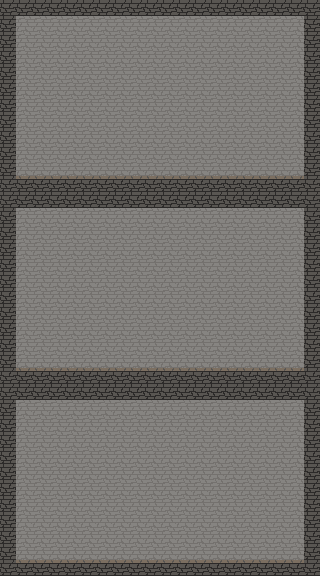

A 2D game scene composited from a Tiled map and its tileset images. What follows is a short description and the map's XML, with every tile layer's data as written:
An orthogonal 20x36 tile map with 16x16 px tiles, 2 tile layers (Background, Foreground) and 19 objects (16x Solid, ViewStart, Player, Music).

<map version="1.10" tiledversion="1.11.0" orientation="orthogonal" renderorder="right-down" width="20" height="36" tilewidth="16" tileheight="16" infinite="0" nextlayerid="4" nextobjectid="22">
 <tileset firstgid="1" source="../tileset.tsx" />
 <layer id="2" name="Background" width="20" height="36">
  <properties>
   <property name="zindex" type="int" value="0" />
  </properties>
  <data encoding="csv">
9,9,9,9,9,9,9,9,9,9,9,9,9,9,9,9,9,9,9,9,
9,9,9,9,9,9,9,9,9,9,9,9,9,9,9,9,9,9,9,9,
9,9,9,9,9,9,9,9,9,9,9,9,9,9,9,9,9,9,9,9,
9,9,9,9,9,9,9,9,9,9,9,9,9,9,9,9,9,9,9,9,
9,9,9,9,9,9,9,9,9,9,9,9,9,9,9,9,9,9,9,9,
9,9,9,9,9,9,9,9,9,9,9,9,9,9,9,9,9,9,9,9,
9,9,9,9,9,9,9,9,9,9,9,9,9,9,9,9,9,9,9,9,
9,9,9,9,9,9,9,9,9,9,9,9,9,9,9,9,9,9,9,9,
9,9,9,9,9,9,9,9,9,9,9,9,9,9,9,9,9,9,9,9,
9,9,9,9,9,9,9,9,9,9,9,9,9,9,9,9,9,9,9,9,
9,9,9,9,9,9,9,9,9,9,9,9,9,9,9,9,9,9,9,9,
9,9,9,9,9,9,9,9,9,9,9,9,9,9,9,9,9,9,9,9,
9,9,9,9,9,9,9,9,9,9,9,9,9,9,9,9,9,9,9,9,
9,9,9,9,9,9,9,9,9,9,9,9,9,9,9,9,9,9,9,9,
9,9,9,9,9,9,9,9,9,9,9,9,9,9,9,9,9,9,9,9,
9,9,9,9,9,9,9,9,9,9,9,9,9,9,9,9,9,9,9,9,
9,9,9,9,9,9,9,9,9,9,9,9,9,9,9,9,9,9,9,9,
9,9,9,9,9,9,9,9,9,9,9,9,9,9,9,9,9,9,9,9,
9,9,9,9,9,9,9,9,9,9,9,9,9,9,9,9,9,9,9,9,
9,9,9,9,9,9,9,9,9,9,9,9,9,9,9,9,9,9,9,9,
9,9,9,9,9,9,9,9,9,9,9,9,9,9,9,9,9,9,9,9,
9,9,9,9,9,9,9,9,9,9,9,9,9,9,9,9,9,9,9,9,
9,9,9,9,9,9,9,9,9,9,9,9,9,9,9,9,9,9,9,9,
9,9,9,9,9,9,9,9,9,9,9,9,9,9,9,9,9,9,9,9,
9,9,9,9,9,9,9,9,9,9,9,9,9,9,9,9,9,9,9,9,
9,9,9,9,9,9,9,9,9,9,9,9,9,9,9,9,9,9,9,9,
9,9,9,9,9,9,9,9,9,9,9,9,9,9,9,9,9,9,9,9,
9,9,9,9,9,9,9,9,9,9,9,9,9,9,9,9,9,9,9,9,
9,9,9,9,9,9,9,9,9,9,9,9,9,9,9,9,9,9,9,9,
9,9,9,9,9,9,9,9,9,9,9,9,9,9,9,9,9,9,9,9,
9,9,9,9,9,9,9,9,9,9,9,9,9,9,9,9,9,9,9,9,
9,9,9,9,9,9,9,9,9,9,9,9,9,9,9,9,9,9,9,9,
9,9,9,9,9,9,9,9,9,9,9,9,9,9,9,9,9,9,9,9,
9,9,9,9,9,9,9,9,9,9,9,9,9,9,9,9,9,9,9,9,
9,9,9,9,9,9,9,9,9,9,9,9,9,9,9,9,9,9,9,9,
9,9,9,9,9,9,9,9,9,9,9,9,9,9,9,9,9,9,9,9
</data>
 </layer>
 <layer id="1" name="Foreground" width="20" height="36">
  <properties>
   <property name="zindex" type="int" value="-1" />
  </properties>
  <data encoding="csv">
2,2,2,2,2,2,2,2,2,2,2,2,2,2,2,2,2,2,2,2,
2,0,0,0,0,0,0,0,0,0,0,0,0,0,0,0,0,0,0,2,
2,0,0,0,0,0,0,0,0,0,0,0,0,0,0,0,0,0,0,2,
2,0,0,0,0,0,0,0,0,0,0,0,0,0,0,0,0,0,0,2,
2,0,0,0,0,0,0,0,0,0,0,0,0,0,0,0,0,0,0,2,
2,0,0,0,0,0,0,0,0,0,0,0,0,0,0,0,0,0,0,2,
2,0,0,0,0,0,0,0,0,0,0,0,0,0,0,0,0,0,0,2,
2,0,0,0,0,0,0,0,0,0,0,0,0,0,0,0,0,0,0,2,
2,0,0,0,0,0,0,0,0,0,0,0,0,0,0,0,0,0,0,2,
2,0,0,0,0,0,0,0,0,0,0,0,0,0,0,0,0,0,0,2,
2,0,0,0,0,0,0,0,0,0,0,0,0,0,0,0,0,0,0,2,
2,15,15,15,15,15,15,15,15,15,15,15,15,15,15,15,15,15,15,2,
2,2,2,2,2,2,2,2,2,2,2,2,2,2,2,2,2,2,2,2,
2,0,0,0,0,0,0,0,0,0,0,0,0,0,0,0,0,0,0,2,
2,0,0,0,0,0,0,0,0,0,0,0,0,0,0,0,0,0,0,2,
2,0,0,0,0,0,0,0,0,0,0,0,0,0,0,0,0,0,0,2,
2,0,0,0,0,0,0,0,0,0,0,0,0,0,0,0,0,0,0,2,
2,0,0,0,0,0,0,0,0,0,0,0,0,0,0,0,0,0,0,2,
2,0,0,0,0,0,0,0,0,0,0,0,0,0,0,0,0,0,0,2,
2,0,0,0,0,0,0,0,0,0,0,0,0,0,0,0,0,0,0,2,
2,0,0,0,0,0,0,0,0,0,0,0,0,0,0,0,0,0,0,2,
2,0,0,0,0,0,0,0,0,0,0,0,0,0,0,0,0,0,0,2,
2,0,0,0,0,0,0,0,0,0,0,0,0,0,0,0,0,0,0,2,
2,15,15,15,15,15,15,15,15,15,15,15,15,15,15,15,15,15,15,2,
2,2,2,2,2,2,2,2,2,2,2,2,2,2,2,2,2,2,2,2,
2,0,0,0,0,0,0,0,0,0,0,0,0,0,0,0,0,0,0,2,
2,0,0,0,0,0,0,0,0,0,0,0,0,0,0,0,0,0,0,2,
2,0,0,0,0,0,0,0,0,0,0,0,0,0,0,0,0,0,0,2,
2,0,0,0,0,0,0,0,0,0,0,0,0,0,0,0,0,0,0,2,
2,0,0,0,0,0,0,0,0,0,0,0,0,0,0,0,0,0,0,2,
2,0,0,0,0,0,0,0,0,0,0,0,0,0,0,0,0,0,0,2,
2,0,0,0,0,0,0,0,0,0,0,0,0,0,0,0,0,0,0,2,
2,0,0,0,0,0,0,0,0,0,0,0,0,0,0,0,0,0,0,2,
2,0,0,0,0,0,0,0,0,0,0,0,0,0,0,0,0,0,0,2,
2,0,0,0,0,0,0,0,0,0,0,0,0,0,0,0,0,0,0,2,
2,15,15,15,15,15,15,15,15,15,15,15,15,15,15,15,15,15,15,2
</data>
 </layer>
 <objectgroup id="3" name="Object Layer 1">
  <object id="1" type="ViewStart" x="0" y="384">
   <point />
  </object>
  <object id="2" type="Player" x="48" y="560">
   <point />
  </object>
  <object id="3" type="Solid" x="0" y="0" width="320" height="16" />
  <object id="4" type="Solid" x="0" y="560" width="320" height="16" />
  <object id="5" type="Solid" x="160" y="384" width="160" height="16" />
  <object id="6" type="Solid" x="0" y="384" width="160" height="16" />
  <object id="9" type="Solid" x="0" y="16" width="16" height="160" />
  <object id="10" type="Solid" x="304" y="16" width="16" height="160" />
  <object id="11" type="Solid" x="304" y="208" width="16" height="160" />
  <object id="12" type="Solid" x="0" y="208" width="16" height="160" />
  <object id="13" type="Solid" x="0" y="400" width="16" height="160" />
  <object id="14" type="Solid" x="304" y="400" width="16" height="160" />
  <object id="15" type="Solid" x="0" y="368" width="160" height="16" />
  <object id="16" type="Solid" x="160" y="368" width="160" height="16" />
  <object id="17" type="Solid" x="160" y="192" width="160" height="16" />
  <object id="18" type="Solid" x="0" y="192" width="160" height="16" />
  <object id="19" type="Solid" x="0" y="176" width="160" height="16" />
  <object id="20" type="Solid" x="160" y="176" width="160" height="16" />
  <object id="21" type="Music" x="304" y="560">
   <point />
  </object>
 </objectgroup>
</map>